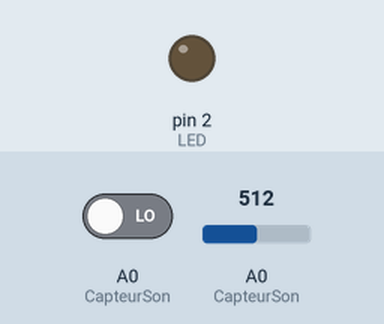
Simulated run of this sketch. Board: Arduino Uno, built with avr-gcc and run on an emulated ATmega328P. Parts: output pins drawn as LEDs (lit = HIGH). Inputs (shaded band) come from the test bench; at power-on: A0 (CapteurSon) LOW, A0 (CapteurSon) = 512. What the sketch prints to the serial monitor is not drawn.

Above: at 1.3 s.
1.4 s: A0 (CapteurSon) driven HIGH
At 1.9 s:
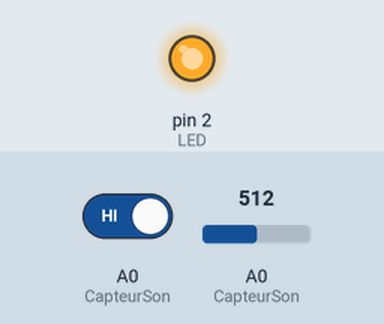
3.0 s: A0 (CapteurSon) driven LOW
At 4.3 s:
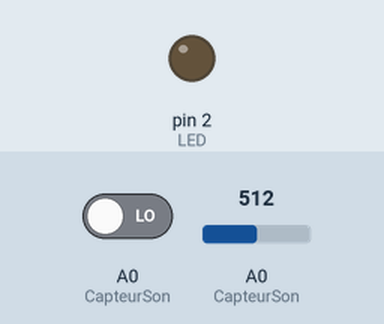
Timing chart, 0 to 6.0 s (numbered marks = the images above; inputs shaded):
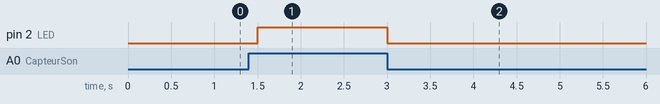

The sketch:

CapteurSonWithLed.ino
```cpp
#define LED 2
#define CapteurSon A0

void setup()
{
  Serial.begin(9600);

   pinMode(LED, OUTPUT);
}

void loop()
{
  Serial.println(analogRead(CapteurSon));
  Serial.println("------------------");
  delay(500);
if(digitalRead(CapteurSon)== HIGH)
   {
   digitalWrite(LED, HIGH);

   }
else
   {
   digitalWrite(LED, LOW);
   }
}
```

Measured:
- after the input at 1.4 s, pin 2 (LED): LOW → HIGH after 0.10 s
- after the input at 3.0 s, pin 2 (LED): HIGH → LOW at once
